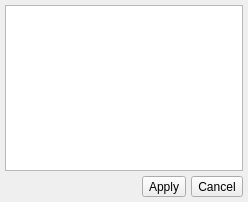
<ui version="4.0" >
 <class>QUTagOrderDialog</class>
 <widget class="QDialog" name="QUTagOrderDialog" >
  <property name="geometry" >
   <rect>
    <x>0</x>
    <y>0</y>
    <width>248</width>
    <height>202</height>
   </rect>
  </property>
  <property name="windowTitle" >
   <string>Modify Tag Save Order</string>
  </property>
  <layout class="QVBoxLayout" >
   <property name="spacing" >
    <number>5</number>
   </property>
   <property name="leftMargin" >
    <number>5</number>
   </property>
   <property name="topMargin" >
    <number>5</number>
   </property>
   <property name="rightMargin" >
    <number>5</number>
   </property>
   <property name="bottomMargin" >
    <number>5</number>
   </property>
   <item>
    <widget class="QListWidget" name="tagList" >
     <property name="editTriggers" >
      <set>QAbstractItemView::NoEditTriggers</set>
     </property>
     <property name="dragEnabled" >
      <bool>true</bool>
     </property>
     <property name="dragDropMode" >
      <enum>QAbstractItemView::InternalMove</enum>
     </property>
    </widget>
   </item>
   <item>
    <layout class="QHBoxLayout" >
     <item>
      <spacer>
       <property name="orientation" >
        <enum>Qt::Horizontal</enum>
       </property>
       <property name="sizeHint" >
        <size>
         <width>40</width>
         <height>20</height>
        </size>
       </property>
      </spacer>
     </item>
     <item>
      <widget class="QToolButton" name="applyBtn" >
       <property name="text" >
        <string>Apply</string>
       </property>
       <property name="icon" >
        <iconset resource="images/uman.qrc" >:/marks/accept.png</iconset>
       </property>
       <property name="toolButtonStyle" >
        <enum>Qt::ToolButtonTextBesideIcon</enum>
       </property>
      </widget>
     </item>
     <item>
      <widget class="QToolButton" name="cancelBtn" >
       <property name="text" >
        <string>Cancel</string>
       </property>
       <property name="icon" >
        <iconset resource="images/uman.qrc" >:/marks/cancel.png</iconset>
       </property>
       <property name="toolButtonStyle" >
        <enum>Qt::ToolButtonTextBesideIcon</enum>
       </property>
      </widget>
     </item>
    </layout>
   </item>
  </layout>
 </widget>
 <resources>
  <include location="images/uman.qrc" />
 </resources>
 <connections/>
</ui>
